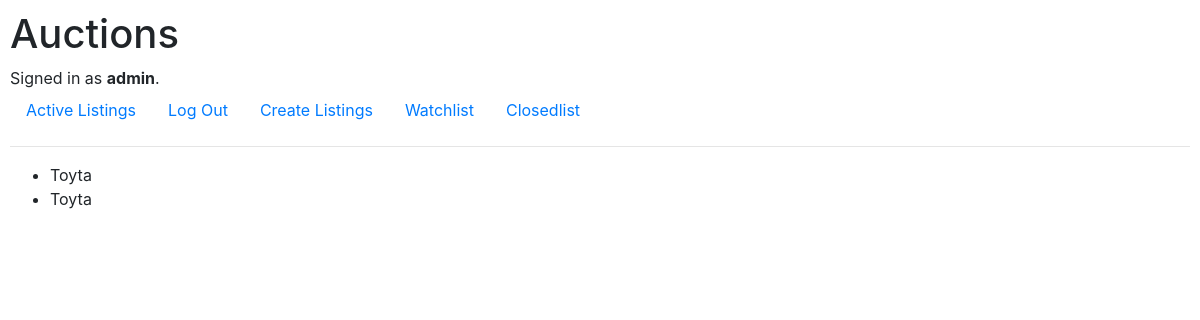
The app's page /list_category/3 (signed in), older data.
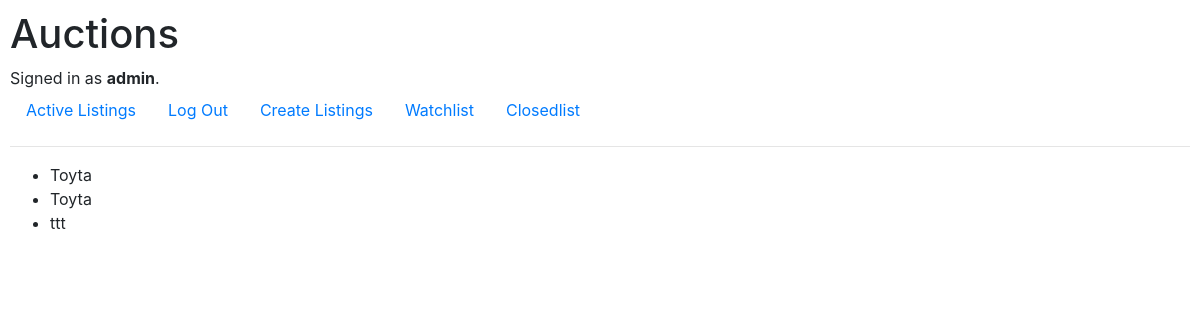
The same page, newer data.
### auctions/models.py (models this page shows)
class Listings(models.Model):
    title = models.CharField(blank=False, max_length=30)
    description = models.CharField(blank=True, max_length=100)
    active = models.BooleanField(null=False)
    picture = models.ImageField(upload_to='media/', null=True, blank= True)
    category = models.ForeignKey(Category, on_delete = models.CASCADE)
    start_bid = models.IntegerField(blank=False, default=1)
    watchlist = models.ManyToManyField(User, blank=True, related_name="watchlist")
    def __str__(self):
        return f" {self.id}, {self.title} {self.description}, {self.category}, {self.start_bid}, {self.picture}, {self.watchlist}"

### auctions/views.py (the view)
# urls.py: path("list_category/<category_id>", views.list_category, name="list_category"),
def list_category(request, category_id):
    category_list = Category.objects.get(pk=category_id)
    print(category_list)
    list = Listings.objects.filter(category=category_list)
    print(list)
    return render(request, "auctions/list_category.html",{
        "list": list
    })

### auctions/models.py (called while the page is built)
    def __str__(self):
        return f"{self.category_name}"

### auctions/templates/auctions/list_category.html
{% extends 'auctions/layout.html' %}
{% block body %}
    <ul>
        {% for item in list %}
        <li>{{ item.title }}</li>
        {% endfor %}
    </ul>
{% endblock %}

Row changes from the older to the newer data that the page shows:
added Listings: title "ttt"
